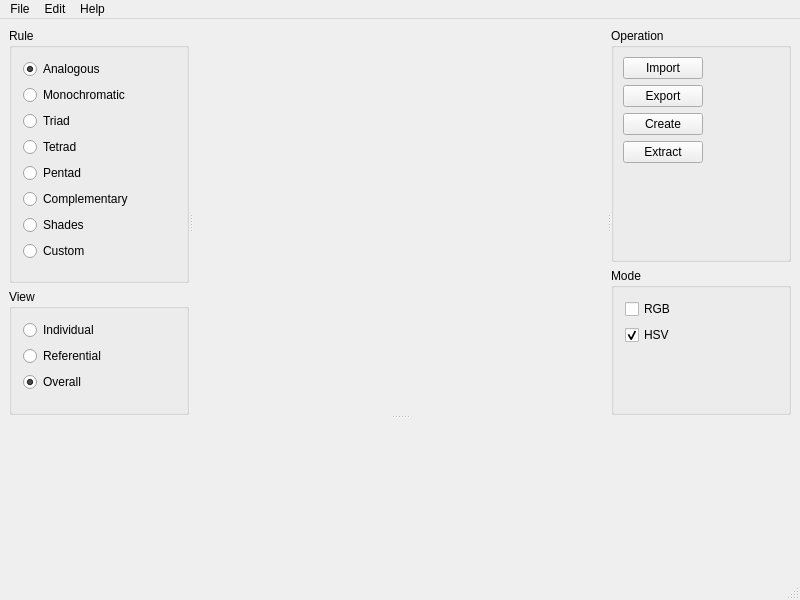
<?xml version="1.0" encoding="UTF-8"?>
<ui version="4.0">
 <class>MainWindow</class>
 <widget class="QMainWindow" name="MainWindow">
  <property name="geometry">
   <rect>
    <x>0</x>
    <y>0</y>
    <width>800</width>
    <height>600</height>
   </rect>
  </property>
  <property name="windowTitle">
   <string>MainWindow</string>
  </property>
  <widget class="QWidget" name="centralwidget">
   <layout class="QGridLayout" name="gridLayout">
    <item row="0" column="0">
     <widget class="QSplitter" name="splitter_2">
      <property name="orientation">
       <enum>Qt::Vertical</enum>
      </property>
      <widget class="QSplitter" name="splitter">
       <property name="sizePolicy">
        <sizepolicy hsizetype="Expanding" vsizetype="Preferred">
         <horstretch>0</horstretch>
         <verstretch>1</verstretch>
        </sizepolicy>
       </property>
       <property name="orientation">
        <enum>Qt::Horizontal</enum>
       </property>
       <widget class="QWidget" name="toolbox" native="true">
        <property name="minimumSize">
         <size>
          <width>180</width>
          <height>0</height>
         </size>
        </property>
        <layout class="QVBoxLayout" name="verticalLayout_2">
         <property name="leftMargin">
          <number>0</number>
         </property>
         <property name="topMargin">
          <number>0</number>
         </property>
         <property name="rightMargin">
          <number>0</number>
         </property>
         <property name="bottomMargin">
          <number>0</number>
         </property>
         <item>
          <widget class="QGroupBox" name="gbox_Rule">
           <property name="title">
            <string>Rule</string>
           </property>
           <layout class="QGridLayout" name="gridLayout_3">
            <property name="leftMargin">
             <number>11</number>
            </property>
            <property name="topMargin">
             <number>11</number>
            </property>
            <property name="rightMargin">
             <number>11</number>
            </property>
            <property name="bottomMargin">
             <number>11</number>
            </property>
            <item row="0" column="0">
             <widget class="QRadioButton" name="rbtn_analogous">
              <property name="text">
               <string>Analogous</string>
              </property>
              <property name="checked">
               <bool>true</bool>
              </property>
             </widget>
            </item>
            <item row="1" column="0" colspan="2">
             <widget class="QRadioButton" name="rbtn_monochromatic">
              <property name="text">
               <string>Monochromatic</string>
              </property>
             </widget>
            </item>
            <item row="2" column="0">
             <widget class="QRadioButton" name="rbtn_triad">
              <property name="text">
               <string>Triad</string>
              </property>
             </widget>
            </item>
            <item row="3" column="0">
             <widget class="QRadioButton" name="rbtn_tetrad">
              <property name="text">
               <string>Tetrad</string>
              </property>
             </widget>
            </item>
            <item row="4" column="0">
             <widget class="QRadioButton" name="rbtn_pentad">
              <property name="text">
               <string>Pentad</string>
              </property>
             </widget>
            </item>
            <item row="5" column="0" colspan="2">
             <widget class="QRadioButton" name="rbtn_complementary">
              <property name="text">
               <string>Complementary</string>
              </property>
             </widget>
            </item>
            <item row="6" column="0">
             <widget class="QRadioButton" name="rbtn_shades">
              <property name="text">
               <string>Shades</string>
              </property>
             </widget>
            </item>
            <item row="7" column="0">
             <widget class="QRadioButton" name="rbtn_custom">
              <property name="text">
               <string>Custom</string>
              </property>
             </widget>
            </item>
            <item row="8" column="0">
             <spacer name="verticalSpacer">
              <property name="orientation">
               <enum>Qt::Vertical</enum>
              </property>
              <property name="sizeHint" stdset="0">
               <size>
                <width>20</width>
                <height>40</height>
               </size>
              </property>
             </spacer>
            </item>
            <item row="7" column="1">
             <spacer name="horizontalSpacer">
              <property name="orientation">
               <enum>Qt::Horizontal</enum>
              </property>
              <property name="sizeHint" stdset="0">
               <size>
                <width>25</width>
                <height>20</height>
               </size>
              </property>
             </spacer>
            </item>
           </layout>
          </widget>
         </item>
         <item>
          <widget class="QGroupBox" name="gbox_View">
           <property name="title">
            <string>View</string>
           </property>
           <layout class="QGridLayout" name="gridLayout_5">
            <property name="leftMargin">
             <number>11</number>
            </property>
            <property name="topMargin">
             <number>11</number>
            </property>
            <property name="rightMargin">
             <number>11</number>
            </property>
            <property name="bottomMargin">
             <number>11</number>
            </property>
            <item row="0" column="0">
             <widget class="QRadioButton" name="rbtn_individual">
              <property name="text">
               <string>Individual</string>
              </property>
              <property name="checked">
               <bool>false</bool>
              </property>
             </widget>
            </item>
            <item row="1" column="0" colspan="2">
             <widget class="QRadioButton" name="rbtn_referential">
              <property name="text">
               <string>Referential</string>
              </property>
             </widget>
            </item>
            <item row="2" column="0">
             <widget class="QRadioButton" name="rbtn_overall">
              <property name="text">
               <string>Overall</string>
              </property>
              <property name="checked">
               <bool>true</bool>
              </property>
             </widget>
            </item>
            <item row="0" column="1">
             <spacer name="horizontalSpacer_4">
              <property name="orientation">
               <enum>Qt::Horizontal</enum>
              </property>
              <property name="sizeHint" stdset="0">
               <size>
                <width>25</width>
                <height>20</height>
               </size>
              </property>
             </spacer>
            </item>
            <item row="3" column="0">
             <spacer name="verticalSpacer_4">
              <property name="orientation">
               <enum>Qt::Vertical</enum>
              </property>
              <property name="sizeHint" stdset="0">
               <size>
                <width>20</width>
                <height>40</height>
               </size>
              </property>
             </spacer>
            </item>
           </layout>
          </widget>
         </item>
        </layout>
       </widget>
       <widget class="QWidget" name="workspace" native="true">
        <property name="sizePolicy">
         <sizepolicy hsizetype="Maximum" vsizetype="Maximum">
          <horstretch>3</horstretch>
          <verstretch>3</verstretch>
         </sizepolicy>
        </property>
        <property name="minimumSize">
         <size>
          <width>400</width>
          <height>350</height>
         </size>
        </property>
       </widget>
       <widget class="QWidget" name="property" native="true">
        <property name="minimumSize">
         <size>
          <width>180</width>
          <height>0</height>
         </size>
        </property>
        <layout class="QVBoxLayout" name="verticalLayout">
         <property name="leftMargin">
          <number>0</number>
         </property>
         <property name="topMargin">
          <number>0</number>
         </property>
         <property name="rightMargin">
          <number>0</number>
         </property>
         <property name="bottomMargin">
          <number>0</number>
         </property>
         <item>
          <widget class="QGroupBox" name="gbox_Operation">
           <property name="title">
            <string>Operation</string>
           </property>
           <layout class="QGridLayout" name="gridLayout_2">
            <item row="0" column="0">
             <widget class="QPushButton" name="pbtn_Import">
              <property name="text">
               <string>Import</string>
              </property>
             </widget>
            </item>
            <item row="0" column="1">
             <spacer name="horizontalSpacer_3">
              <property name="orientation">
               <enum>Qt::Horizontal</enum>
              </property>
              <property name="sizeHint" stdset="0">
               <size>
                <width>31</width>
                <height>20</height>
               </size>
              </property>
             </spacer>
            </item>
            <item row="1" column="0">
             <widget class="QPushButton" name="pbtn_Export">
              <property name="text">
               <string>Export</string>
              </property>
             </widget>
            </item>
            <item row="2" column="0">
             <widget class="QPushButton" name="pbtn_Create">
              <property name="text">
               <string>Create</string>
              </property>
             </widget>
            </item>
            <item row="3" column="0">
             <widget class="QPushButton" name="pbtn_Extract">
              <property name="text">
               <string>Extract</string>
              </property>
             </widget>
            </item>
            <item row="4" column="0">
             <spacer name="verticalSpacer_3">
              <property name="orientation">
               <enum>Qt::Vertical</enum>
              </property>
              <property name="sizeHint" stdset="0">
               <size>
                <width>20</width>
                <height>137</height>
               </size>
              </property>
             </spacer>
            </item>
           </layout>
          </widget>
         </item>
         <item>
          <widget class="QGroupBox" name="gbox_Mode">
           <property name="title">
            <string>Mode</string>
           </property>
           <layout class="QGridLayout" name="gridLayout_4">
            <property name="leftMargin">
             <number>11</number>
            </property>
            <property name="topMargin">
             <number>11</number>
            </property>
            <property name="rightMargin">
             <number>11</number>
            </property>
            <property name="bottomMargin">
             <number>11</number>
            </property>
            <item row="0" column="0">
             <widget class="QCheckBox" name="cbox_RGB">
              <property name="text">
               <string>RGB</string>
              </property>
              <property name="checked">
               <bool>false</bool>
              </property>
             </widget>
            </item>
            <item row="0" column="1">
             <spacer name="horizontalSpacer_2">
              <property name="orientation">
               <enum>Qt::Horizontal</enum>
              </property>
              <property name="sizeHint" stdset="0">
               <size>
                <width>73</width>
                <height>20</height>
               </size>
              </property>
             </spacer>
            </item>
            <item row="1" column="0" colspan="2">
             <widget class="QCheckBox" name="cbox_HSV">
              <property name="text">
               <string>HSV</string>
              </property>
              <property name="checked">
               <bool>true</bool>
              </property>
             </widget>
            </item>
            <item row="2" column="0">
             <spacer name="verticalSpacer_2">
              <property name="orientation">
               <enum>Qt::Vertical</enum>
              </property>
              <property name="sizeHint" stdset="0">
               <size>
                <width>20</width>
                <height>106</height>
               </size>
              </property>
             </spacer>
            </item>
           </layout>
          </widget>
         </item>
        </layout>
       </widget>
      </widget>
      <widget class="QWidget" name="result" native="true">
       <property name="minimumSize">
        <size>
         <width>0</width>
         <height>150</height>
        </size>
       </property>
       <property name="maximumSize">
        <size>
         <width>16777215</width>
         <height>400</height>
        </size>
       </property>
      </widget>
     </widget>
    </item>
   </layout>
  </widget>
  <widget class="QMenuBar" name="menubar">
   <property name="geometry">
    <rect>
     <x>0</x>
     <y>0</y>
     <width>800</width>
     <height>26</height>
    </rect>
   </property>
   <widget class="QMenu" name="menuFile">
    <property name="title">
     <string>File</string>
    </property>
    <addaction name="actionCreate"/>
    <addaction name="actionImport"/>
    <addaction name="separator"/>
    <addaction name="actionExport"/>
    <addaction name="separator"/>
    <addaction name="actionQuit"/>
   </widget>
   <widget class="QMenu" name="menuEdit">
    <property name="title">
     <string>Edit</string>
    </property>
    <addaction name="actionExtract"/>
   </widget>
   <widget class="QMenu" name="menuHelp">
    <property name="title">
     <string>Help</string>
    </property>
    <addaction name="actionUpdate"/>
    <addaction name="actionAbout"/>
   </widget>
   <addaction name="menuFile"/>
   <addaction name="menuEdit"/>
   <addaction name="menuHelp"/>
  </widget>
  <widget class="QStatusBar" name="statusbar"/>
  <action name="actionCreate">
   <property name="text">
    <string>Create</string>
   </property>
  </action>
  <action name="actionImport">
   <property name="text">
    <string>Import</string>
   </property>
  </action>
  <action name="actionSave_As">
   <property name="text">
    <string>Save As ...</string>
   </property>
  </action>
  <action name="actionExport">
   <property name="text">
    <string>Export</string>
   </property>
  </action>
  <action name="actionQuit">
   <property name="text">
    <string>Quit</string>
   </property>
  </action>
  <action name="actionExtract">
   <property name="text">
    <string>Extract</string>
   </property>
  </action>
  <action name="actionAbout">
   <property name="text">
    <string>About</string>
   </property>
  </action>
  <action name="actionUpdate">
   <property name="text">
    <string>Update</string>
   </property>
  </action>
 </widget>
 <resources/>
 <connections>
  <connection>
   <sender>actionExport</sender>
   <signal>triggered()</signal>
   <receiver>pbtn_Export</receiver>
   <slot>click()</slot>
   <hints>
    <hint type="sourcelabel">
     <x>-1</x>
     <y>-1</y>
    </hint>
    <hint type="destinationlabel">
     <x>667</x>
     <y>112</y>
    </hint>
   </hints>
  </connection>
  <connection>
   <sender>actionImport</sender>
   <signal>triggered()</signal>
   <receiver>pbtn_Import</receiver>
   <slot>click()</slot>
   <hints>
    <hint type="sourcelabel">
     <x>-1</x>
     <y>-1</y>
    </hint>
    <hint type="destinationlabel">
     <x>667</x>
     <y>77</y>
    </hint>
   </hints>
  </connection>
  <connection>
   <sender>actionCreate</sender>
   <signal>triggered()</signal>
   <receiver>pbtn_Create</receiver>
   <slot>click()</slot>
   <hints>
    <hint type="sourcelabel">
     <x>-1</x>
     <y>-1</y>
    </hint>
    <hint type="destinationlabel">
     <x>667</x>
     <y>147</y>
    </hint>
   </hints>
  </connection>
  <connection>
   <sender>actionExtract</sender>
   <signal>triggered()</signal>
   <receiver>pbtn_Extract</receiver>
   <slot>click()</slot>
   <hints>
    <hint type="sourcelabel">
     <x>-1</x>
     <y>-1</y>
    </hint>
    <hint type="destinationlabel">
     <x>667</x>
     <y>182</y>
    </hint>
   </hints>
  </connection>
  <connection>
   <sender>actionQuit</sender>
   <signal>triggered()</signal>
   <receiver>MainWindow</receiver>
   <slot>close()</slot>
   <hints>
    <hint type="sourcelabel">
     <x>-1</x>
     <y>-1</y>
    </hint>
    <hint type="destinationlabel">
     <x>399</x>
     <y>299</y>
    </hint>
   </hints>
  </connection>
 </connections>
</ui>
